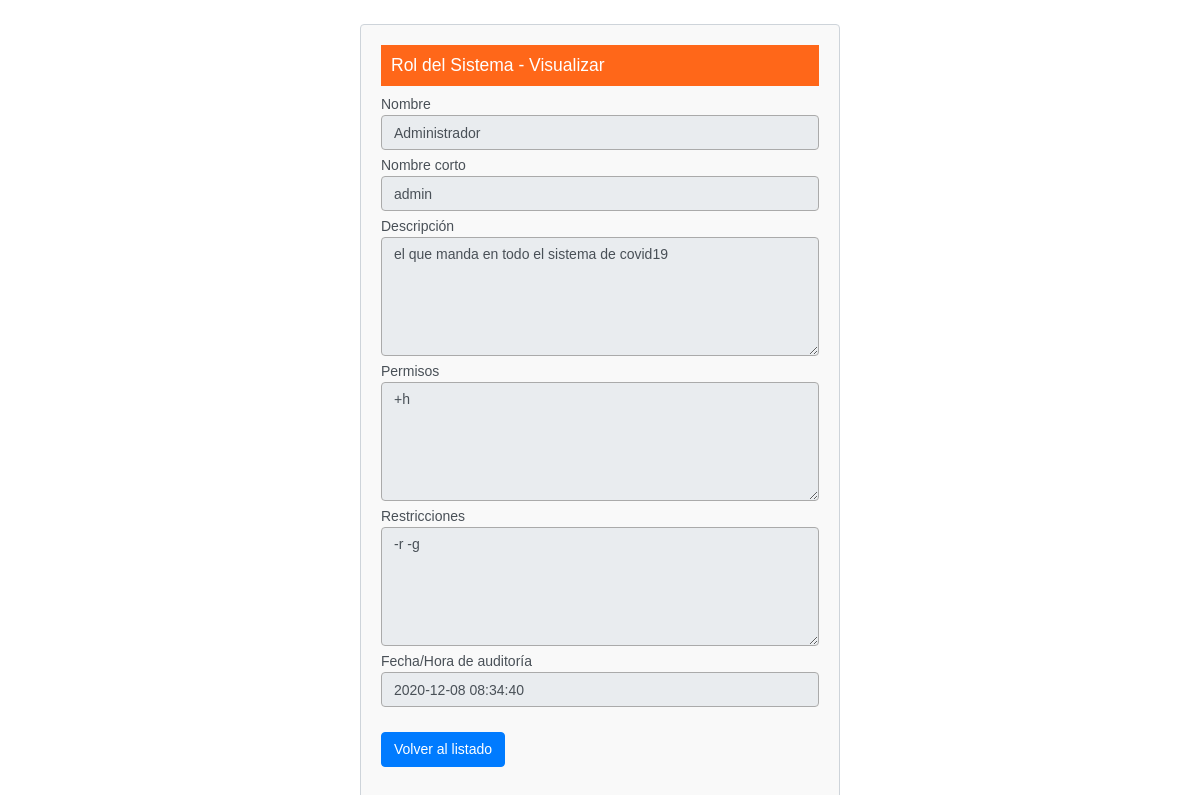
The app's page /app/roles_sistema/roles_sistema-read.php?idRolSistema=1, older data.
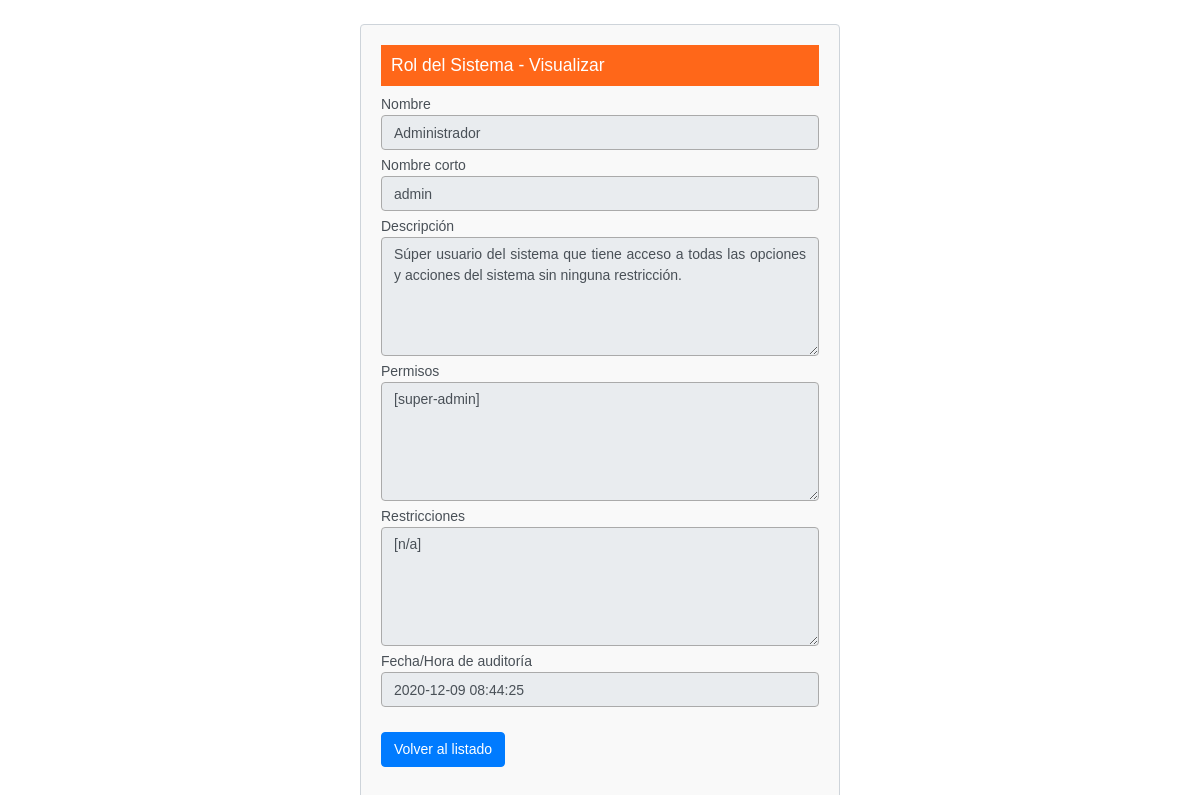
The same page, newer data.
### tables this page shows
CREATE TABLE `roles_sistema` (
  `idRolSistema` int(11) NOT NULL,
  `nombreLargoRolSistema` varchar(75) DEFAULT NULL,
  `nombreCorto` varchar(50) DEFAULT NULL,
  `descripcionRolSistema` text DEFAULT NULL,
  `permisos` text DEFAULT NULL,
  `restricciones` text DEFAULT NULL,
  `estado` tinyint(4) NOT NULL DEFAULT 1,
  `auditoria` datetime NOT NULL DEFAULT current_timestamp() ON UPDATE current_timestamp()
);

### app/roles_sistema/roles_sistema-read.php (the view, shortened to what this page needs)
<?php
if(isset($_GET["idRolSistema"]) && !empty(trim($_GET["idRolSistema"]))){
    require_once "../core/config.php";
    $sql = "SELECT * FROM roles_sistema WHERE idRolSistema = ?";
    if($stmt = mysqli_prepare($link, $sql)){
        mysqli_stmt_bind_param($stmt, "i", $param_id);
        if(mysqli_stmt_execute($stmt)){
            $result = mysqli_stmt_get_result($stmt);
            if(mysqli_num_rows($result) == 1){
                $row = mysqli_fetch_array($result, MYSQLI_ASSOC);
            } else{
                header("location: ../core/error.php");
                exit();
            }
        } else{
            echo "Oops! Algo falló. Por favor intente de nuevo.";
        }
    }
} else{
    header("location: ../core/error.php");
    exit();
}
?>
<!DOCTYPE html>
<html lang="es">
<head>
    <link rel="stylesheet" href="../css/bootstrap.min.css">
    <link rel="stylesheet" href="../css/estilos.css" />
</head>
<body>
    <section class="pt-4">
        <div class="container-fluid">
            <div class="row">
                <div class="col-md-12 mx-auto">
                    <div class="page-header">
                        <h1>Rol del Sistema - Visualizar</h1>
                    </div>
                    <div class="form-group">
                        <label>Nombre</label>
                        <input type="text" name="nombreLargoRolSistema" class="form-control" value="<?php echo $row['nombreLargoRolSistema']; ?>" readonly>
                    </div>
                    <div class="form-group">
                        <label>Nombre corto</label>
                        <input type="text" name="nombreCorto" class="form-control" value="<?php echo $row['nombreCorto']; ?>" readonly>
                    </div>
                    <div class="form-group">
                        <label>Descripción</label>
                        <textarea name="descripcionRolSistema" class="form-control" rows="5" readonly><?php echo $row['descripcionRolSistema']; ?></textarea>
                    </div>
                    <div class="form-group">
                        <label>Permisos</label>
                        <textarea name="permisos" class="form-control" rows="5" readonly><?php echo $row['permisos']; ?></textarea>
                    </div>
                    <div class="form-group">
                        <label>Restricciones</label>
                        <textarea name="restricciones" class="form-control" rows="5" readonly><?php echo $row['restricciones']; ?></textarea>
                    </div>
                    <div class="form-group">
                        <label>Fecha/Hora de auditoría</label>
                        <input type="text" name="auditoria" class="form-control" value="<?php echo $row['auditoria']; ?>" readonly>
                    </div>
                    <p><a href="roles_sistema-index.php" class="btn btn-primary">Volver al listado</a></p>
                </div>
            </div>
        </div>
    </section>
</body>
</html>

### app/css/estilos.css (style rules this page uses)
body { background-color: white; margin: 0; font-family: "Muli", sans-serif; font-size: 14px; color: #495057; }
input.form-control, input.solo-lectura { background-color: #FFFFEE; border-color: #AAAAAA; }
.btn { font-size: 1em; }
div.page-header h1, div.page-header h2 { font-size: 1.25em; }
div.form-group { margin-bottom: 5px; }
div.form-group label { margin-bottom: 0px; }
input.btn.btn-primary, input.btn.btn-danger, a.btn.btn-primary, a.btn.btn-secondary { margin-top: 20px; }
div.container-fluid { background-color: #F9F9F9; width: 40%; padding: 20px; margin-bottom: 48px; border: 1px; border-radius: 0.25rem; border: 1px solid #ced4da; }
div.page-header h2, div.page-header h1 { background-color: #ff6719; color: white; padding: 10px; }
textarea { border-color: #AAAAAA !important; text-align: justify; background-color: #FFFFEE !important; }
textarea[readonly] { background-color: #e9ecef !important; }
.form-control { font-size: 1em !important; }

Row changes from the older to the newer data that the page shows:
changed roles_sistema "Administrador": descripcionRolSistema "el que manda en todo el sistema de covid19" → "Súper usuario del sistema que tiene acceso a todas las opciones y acciones del sistema sin ninguna restricción."; permisos "+h" → "[super-admin]"; restricciones "-r -g" → "[n/a]"; auditoria "2020-12-08 08:34:40" → "2020-12-09 08:44:25"
